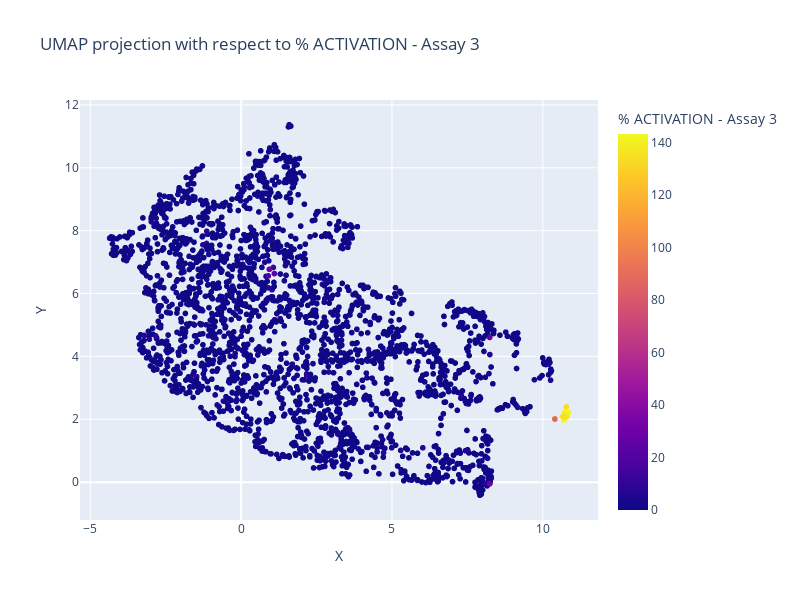
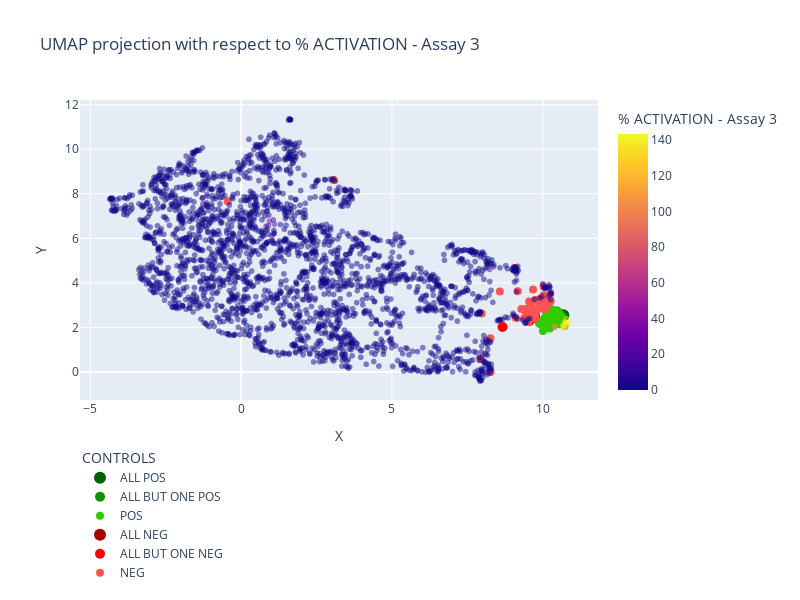

The notebook cell saved with these charts, in order:
### Code cell
fig = plot_projection_2d(compounds, '% ACTIVATION - Assay 3')
controls = split_controls_pos_neg(ctrl, '% ACTIVATION - Assay 3')
fig_controls = projection_2d_add_controls2(fig, controls)

fig.show()
fig_controls.show()

### Figure 1 — Plotly figure (JSON) as saved in the notebook; plotly's stock layout.template omitted (floating-point values rounded to 4 significant figures; data arrays with more than 128 entries replaced by an {"elided": "..."} marker saying what was removed)
{"data": [{"customdata": {"elided": "2456x2 float values"}, "hovertemplate": "X=%{x:.3f}<br>Y=%{y:.3f}<br>Compound ID=%{customdata[0]}<br>% ACTIVATION - Assay 3=%{marker.color:.3f}<extra></extra>", "legendgroup": "", "marker": {"color": {"elided": "2456 float values"}, "coloraxis": "coloraxis", "symbol": "circle"}, "mode": "markers+text", "name": "", "showlegend": false, "text": {"elided": "2456 int values"}, "type": "scattergl", "x": {"elided": "2456 float values"}, "xaxis": "x", "y": {"elided": "2456 float values"}, "yaxis": "y"}], "layout": {"coloraxis": {"cmax": 143.3, "cmin": 0, "colorbar": {"title": {"text": "% ACTIVATION - Assay 3"}}, "colorscale": [[0, "#0d0887"], [0.1111, "#46039f"], [0.2222, "#7201a8"], [0.3333, "#9c179e"], [0.4444, "#bd3786"], [0.5556, "#d8576b"], [0.6667, "#ed7953"], [0.7778, "#fb9f3a"], [0.8889, "#fdca26"], [1, "#f0f921"]]}, "height": 600, "legend": {"tracegroupgap": 0}, "title": {"text": "UMAP projection with respect to % ACTIVATION - Assay 3"}, "width": 800, "xaxis": {"anchor": "y", "domain": [0, 1], "title": {"text": "X"}}, "yaxis": {"anchor": "x", "domain": [0, 1], "title": {"text": "Y"}}}}

### Figure 2 — Plotly figure (JSON) as saved in the notebook; plotly's stock layout.template omitted (floating-point values rounded to 4 significant figures; data arrays with more than 128 entries replaced by an {"elided": "..."} marker saying what was removed)
{"data": [{"customdata": {"elided": "2456x2 float values"}, "hovertemplate": "X=%{x:.3f}<br>Y=%{y:.3f}<br>Compound ID=%{customdata[0]}<br>% ACTIVATION - Assay 3=%{marker.color:.3f}<extra></extra>", "legendgroup": "", "marker": {"color": {"elided": "2456 float values"}, "coloraxis": "coloraxis", "opacity": 0.5, "symbol": "circle"}, "mode": "markers+text", "name": "", "showlegend": false, "text": {"elided": "2456 int values"}, "type": "scattergl", "x": {"elided": "2456 float values"}, "xaxis": "x", "y": {"elided": "2456 float values"}, "yaxis": "y"}, {"hovertemplate": "<b>%{text[0]}</b><br><b>%{text[1]}</b><br>X: %{x:.4f}<br>Y: %{y:.4f}<br><extra></extra>", "marker": {"color": "#006203", "size": 12}, "mode": "markers", "name": "ALL POS", "text": [["POS: Assay 1,Assay 2,Assay 3,Assay 4,Assay 5,Assay 6,Assay 7", "NEG: "]], "type": "scatter", "x": [10.68], "y": [2.55]}, {"hovertemplate": "<b>%{text[0]}</b><br><b>%{text[1]}</b><br>X: %{x:.4f}<br>Y: %{y:.4f}<br><extra></extra>", "marker": {"color": "#0f9200", "size": 10}, "mode": "markers", "name": "ALL BUT ONE POS", "text": [["POS: Assay 2,Assay 3,Assay 4,Assay 5,Assay 6,Assay 7", "NEG: Assay 1"], ["POS: Assay 1,Assay 3,Assay 4,Assay 5,Assay 6,Assay 7", "NEG: Assay 2"], ["POS: Assay 1,Assay 2,Assay 3,Assay 5,Assay 6,Assay 7", "NEG: Assay 4"], ["POS: Assay 1,Assay 2,Assay 3,Assay 4,Assay 6,Assay 7", "NEG: Assay 5"], ["POS: Assay 1,Assay 2,Assay 3,Assay 4,Assay 5,Assay 7", "NEG: Assay 6"], ["POS: Assay 1,Assay 2,Assay 3,Assay 4,Assay 5,Assay 6", "NEG: Assay 7"]], "type": "scatter", "x": [10.55, 10.42, 10.56, 10.66, 10.49, 10.35], "y": [2.515, 2.184, 2.594, 2.494, 2.675, 2.589]}, {"hovertemplate": "<b>%{text[0]}</b><br><b>%{text[1]}</b><br>X: %{x:.4f}<br>Y: %{y:.4f}<br><extra></extra>", "marker": {"color": "#30cb00", "size": 8}, "mode": "markers", "name": "POS", "text": [["POS: Assay 3", "NEG: Assay 1,Assay 2,Assay 4,Assay 5,Assay 6,Assay 7"], ["POS: Assay 3,Assay 7", "NEG: Assay 1,Assay 2,Assay 4,Assay 5,Assay 6"], ["POS: Assay 3,Assay 6", "NEG: Assay 1,Assay 2,Assay 4,Assay 5,Assay 7"], ["POS: Assay 3,Assay 6,Assay 7", "NEG: Assay 1,Assay 2,Assay 4,Assay 5"], ["POS: Assay 3,Assay 5", "NEG: Assay 1,Assay 2,Assay 4,Assay 6,Assay 7"], ["POS: Assay 3,Assay 5,Assay 7", "NEG: Assay 1,Assay 2,Assay 4,Assay 6"], ["POS: Assay 3,Assay 5,Assay 6", "NEG: Assay 1,Assay 2,Assay 4,Assay 7"], ["POS: Assay 3,Assay 5,Assay 6,Assay 7", "NEG: Assay 1,Assay 2,Assay 4"], ["POS: Assay 3,Assay 4", "NEG: Assay 1,Assay 2,Assay 5,Assay 6,Assay 7"], ["POS: Assay 3,Assay 4,Assay 7", "NEG: Assay 1,Assay 2,Assay 5,Assay 6"], ["POS: Assay 3,Assay 4,Assay 6", "NEG: Assay 1,Assay 2,Assay 5,Assay 7"], ["POS: Assay 3,Assay 4,Assay 6,Assay 7", "NEG: Assay 1,Assay 2,Assay 5"], ["POS: Assay 3,Assay 4,Assay 5", "NEG: Assay 1,Assay 2,Assay 6,Assay 7"], ["POS: Assay 3,Assay 4,Assay 5,Assay 7", "NEG: Assay 1,Assay 2,Assay 6"], ["POS: Assay 3,Assay 4,Assay 5,Assay 6", "NEG: Assay 1,Assay 2,Assay 7"], ["POS: Assay 3,Assay 4,Assay 5,Assay 6,Assay 7", "NEG: Assay 1,Assay 2"], ["POS: Assay 2,Assay 3", "NEG: Assay 1,Assay 4,Assay 5,Assay 6,Assay 7"], ["POS: Assay 2,Assay 3,Assay 7", "NEG: Assay 1,Assay 4,Assay 5,Assay 6"], ["POS: Assay 2,Assay 3,Assay 6", "NEG: Assay 1,Assay 4,Assay 5,Assay 7"], ["POS: Assay 2,Assay 3,Assay 6,Assay 7", "NEG: Assay 1,Assay 4,Assay 5"], ["POS: Assay 2,Assay 3,Assay 5", "NEG: Assay 1,Assay 4,Assay 6,Assay 7"], ["POS: Assay 2,Assay 3,Assay 5,Assay 7", "NEG: Assay 1,Assay 4,Assay 6"], ["POS: Assay 2,Assay 3,Assay 5,Assay 6", "NEG: Assay 1,Assay 4,Assay 7"], ["POS: Assay 2,Assay 3,Assay 5,Assay 6,Assay 7", "NEG: Assay 1,Assay 4"], ["POS: Assay 2,Assay 3,Assay 4", "NEG: Assay 1,Assay 5,Assay 6,Assay 7"], ["POS: Assay 2,Assay 3,Assay 4,Assay 7", "NEG: Assay 1,Assay 5,Assay 6"], ["POS: Assay 2,Assay 3,Assay 4,Assay 6", "NEG: Assay 1,Assay 5,Assay 7"], ["POS: Assay 2,Assay 3,Assay 4,Assay 6,Assay 7", "NEG: Assay 1,Assay 5"], ["POS: Assay 2,Assay 3,Assay 4,Assay 5", "NEG: Assay 1,Assay 6,Assay 7"], ["POS: Assay 2,Assay 3,Assay 4,Assay 5,Assay 7", "NEG: Assay 1,Assay 6"], ["POS: Assay 2,Assay 3,Assay 4,Assay 5,Assay 6", "NEG: Assay 1,Assay 7"], ["POS: Assay 1,Assay 3", "NEG: Assay 2,Assay 4,Assay 5,Assay 6,Assay 7"], ["POS: Assay 1,Assay 3,Assay 7", "NEG: Assay 2,Assay 4,Assay 5,Assay 6"], ["POS: Assay 1,Assay 3,Assay 6", "NEG: Assay 2,Assay 4,Assay 5,Assay 7"], ["POS: Assay 1,Assay 3,Assay 6,Assay 7", "NEG: Assay 2,Assay 4,Assay 5"], ["POS: Assay 1,Assay 3,Assay 5", "NEG: Assay 2,Assay 4,Assay 6,Assay 7"], ["POS: Assay 1,Assay 3,Assay 5,Assay 7", "NEG: Assay 2,Assay 4,Assay 6"], ["POS: Assay 1,Assay 3,Assay 5,Assay 6", "NEG: Assay 2,Assay 4,Assay 7"], ["POS: Assay 1,Assay 3,Assay 5,Assay 6,Assay 7", "NEG: Assay 2,Assay 4"], ["POS: Assay 1,Assay 3,Assay 4", "NEG: Assay 2,Assay 5,Assay 6,Assay 7"], ["POS: Assay 1,Assay 3,Assay 4,Assay 7", "NEG: Assay 2,Assay 5,Assay 6"], ["POS: Assay 1,Assay 3,Assay 4,Assay 6", "NEG: Assay 2,Assay 5,Assay 7"], ["POS: Assay 1,Assay 3,Assay 4,Assay 6,Assay 7", "NEG: Assay 2,Assay 5"], ["POS: Assay 1,Assay 3,Assay 4,Assay 5", "NEG: Assay 2,Assay 6,Assay 7"], ["POS: Assay 1,Assay 3,Assay 4,Assay 5,Assay 7", "NEG: Assay 2,Assay 6"], ["POS: Assay 1,Assay 3,Assay 4,Assay 5,Assay 6", "NEG: Assay 2,Assay 7"], ["POS: Assay 1,Assay 2,Assay 3", "NEG: Assay 4,Assay 5,Assay 6,Assay 7"], ["POS: Assay 1,Assay 2,Assay 3,Assay 7", "NEG: Assay 4,Assay 5,Assay 6"], ["POS: Assay 1,Assay 2,Assay 3,Assay 6", "NEG: Assay 4,Assay 5,Assay 7"], ["POS: Assay 1,Assay 2,Assay 3,Assay 6,Assay 7", "NEG: Assay 4,Assay 5"], ["POS: Assay 1,Assay 2,Assay 3,Assay 5", "NEG: Assay 4,Assay 6,Assay 7"], ["POS: Assay 1,Assay 2,Assay 3,Assay 5,Assay 7", "NEG: Assay 4,Assay 6"], ["POS: Assay 1,Assay 2,Assay 3,Assay 5,Assay 6", "NEG: Assay 4,Assay 7"], ["POS: Assay 1,Assay 2,Assay 3,Assay 4", "NEG: Assay 5,Assay 6,Assay 7"], ["POS: Assay 1,Assay 2,Assay 3,Assay 4,Assay 7", "NEG: Assay 5,Assay 6"], ["POS: Assay 1,Assay 2,Assay 3,Assay 4,Assay 6", "NEG: Assay 5,Assay 7"], ["POS: Assay 1,Assay 2,Assay 3,Assay 4,Assay 5", "NEG: Assay 6,Assay 7"]], "type": "scatter", "x": [10.05, 10.48, 10.03, 10.54, 10.01, 10.26, 9.927, 10.01, 10.13, 10.49, 10.15, 10.72, 9.984, 10.31, 9.879, 10.23, 10.36, 10.47, 10.27, 10.51, 10.23, 10.37, 10.12, 10.37, 10.26, 10.48, 10.3, 10.63, 10.21, 10.39, 10.21, 10.15, 10.34, 10.07, 10.48, 10.07, 10.26, 10.05, 10.33, 10.11, 10.39, 10.07, 10.59, 10.09, 10.27, 10.12, 10.29, 10.46, 10.37, 10.57, 10.17, 10.43, 10.23, 10.32, 10.47, 10.45, 10.26], "y": [2.353, 2.223, 2.352, 2.146, 2.182, 2.109, 2.13, 1.844, 2.285, 2.242, 2.235, 2.065, 2.248, 2.063, 2.173, 1.957, 2.645, 2.661, 2.656, 2.488, 2.602, 2.722, 2.604, 2.511, 2.757, 2.7, 2.631, 2.455, 2.708, 2.648, 2.638, 2.413, 2.389, 2.42, 2.393, 2.319, 2.234, 2.266, 2.222, 2.452, 2.279, 2.264, 2.189, 2.223, 2.181, 2.156, 2.775, 2.708, 2.607, 2.577, 2.717, 2.586, 2.595, 2.807, 2.771, 2.634, 2.724]}, {"hovertemplate": "<b>%{text[0]}</b><br><b>%{text[1]}</b><br>X: %{x:.4f}<br>Y: %{y:.4f}<br><extra></extra>", "marker": {"color": "#a70000", "size": 12}, "mode": "markers", "name": "ALL NEG", "text": [["POS: ", "NEG: Assay 1,Assay 2,Assay 3,Assay 4,Assay 5,Assay 6,Assay 7"]], "type": "scatter", "x": [9.697], "y": [2.471]}, {"hovertemplate": "<b>%{text[0]}</b><br><b>%{text[1]}</b><br>X: %{x:.4f}<br>Y: %{y:.4f}<br><extra></extra>", "marker": {"color": "#ff0000", "size": 10}, "mode": "markers", "name": "ALL BUT ONE NEG", "text": [["POS: Assay 7", "NEG: Assay 1,Assay 2,Assay 3,Assay 4,Assay 5,Assay 6"], ["POS: Assay 6", "NEG: Assay 1,Assay 2,Assay 3,Assay 4,Assay 5,Assay 7"], ["POS: Assay 5", "NEG: Assay 1,Assay 2,Assay 3,Assay 4,Assay 6,Assay 7"], ["POS: Assay 4", "NEG: Assay 1,Assay 2,Assay 3,Assay 5,Assay 6,Assay 7"], ["POS: Assay 2", "NEG: Assay 1,Assay 3,Assay 4,Assay 5,Assay 6,Assay 7"], ["POS: Assay 1", "NEG: Assay 2,Assay 3,Assay 4,Assay 5,Assay 6,Assay 7"]], "type": "scatter", "x": [8.665, 9.705, 9.554, 9.623, 9.93, 9.744], "y": [2.02, 2.549, 2.291, 2.592, 2.931, 2.564]}, {"hovertemplate": "<b>%{text[0]}</b><br><b>%{text[1]}</b><br>X: %{x:.4f}<br>Y: %{y:.4f}<br><extra></extra>", "marker": {"color": "#ff5252", "size": 8}, "mode": "markers", "name": "NEG", "text": [["POS: Assay 6,Assay 7", "NEG: Assay 1,Assay 2,Assay 3,Assay 4,Assay 5"], ["POS: Assay 5,Assay 7", "NEG: Assay 1,Assay 2,Assay 3,Assay 4,Assay 6"], ["POS: Assay 5,Assay 6", "NEG: Assay 1,Assay 2,Assay 3,Assay 4,Assay 7"], ["POS: Assay 5,Assay 6,Assay 7", "NEG: Assay 1,Assay 2,Assay 3,Assay 4"], ["POS: Assay 4,Assay 7", "NEG: Assay 1,Assay 2,Assay 3,Assay 5,Assay 6"], ["POS: Assay 4,Assay 6", "NEG: Assay 1,Assay 2,Assay 3,Assay 5,Assay 7"], ["POS: Assay 4,Assay 6,Assay 7", "NEG: Assay 1,Assay 2,Assay 3,Assay 5"], ["POS: Assay 4,Assay 5", "NEG: Assay 1,Assay 2,Assay 3,Assay 6,Assay 7"], ["POS: Assay 4,Assay 5,Assay 7", "NEG: Assay 1,Assay 2,Assay 3,Assay 6"], ["POS: Assay 4,Assay 5,Assay 6", "NEG: Assay 1,Assay 2,Assay 3,Assay 7"], ["POS: Assay 4,Assay 5,Assay 6,Assay 7", "NEG: Assay 1,Assay 2,Assay 3"], ["POS: Assay 2,Assay 7", "NEG: Assay 1,Assay 3,Assay 4,Assay 5,Assay 6"], ["POS: Assay 2,Assay 6", "NEG: Assay 1,Assay 3,Assay 4,Assay 5,Assay 7"], ["POS: Assay 2,Assay 6,Assay 7", "NEG: Assay 1,Assay 3,Assay 4,Assay 5"], ["POS: Assay 2,Assay 5", "NEG: Assay 1,Assay 3,Assay 4,Assay 6,Assay 7"], ["POS: Assay 2,Assay 5,Assay 7", "NEG: Assay 1,Assay 3,Assay 4,Assay 6"], ["POS: Assay 2,Assay 5,Assay 6", "NEG: Assay 1,Assay 3,Assay 4,Assay 7"], ["POS: Assay 2,Assay 5,Assay 6,Assay 7", "NEG: Assay 1,Assay 3,Assay 4"], ["POS: Assay 2,Assay 4", "NEG: Assay 1,Assay 3,Assay 5,Assay 6,Assay 7"], ["POS: Assay 2,Assay 4,Assay 7", "NEG: Assay 1,Assay 3,Assay 5,Assay 6"], ["POS: Assay 2,Assay 4,Assay 6", "NEG: Assay 1,Assay 3,Assay 5,Assay 7"], ["POS: Assay 2,Assay 4,Assay 6,Assay 7", "NEG: Assay 1,Assay 3,Assay 5"], ["POS: Assay 2,Assay 4,Assay 5", "NEG: Assay 1,Assay 3,Assay 6,Assay 7"], ["POS: Assay 2,Assay 4,Assay 5,Assay 7", "NEG: Assay 1,Assay 3,Assay 6"], ["POS: Assay 2,Assay 4,Assay 5,Assay 6", "NEG: Assay 1,Assay 3,Assay 7"], ["POS: Assay 2,Assay 4,Assay 5,Assay 6,Assay 7", "NEG: Assay 1,Assay 3"], ["POS: Assay 1,Assay 7", "NEG: Assay 2,Assay 3,Assay 4,Assay 5,Assay 6"], ["POS: Assay 1,Assay 6", "NEG: Assay 2,Assay 3,Assay 4,Assay 5,Assay 7"], ["POS: Assay 1,Assay 6,Assay 7", "NEG: Assay 2,Assay 3,Assay 4,Assay 5"], ["POS: Assay 1,Assay 5", "NEG: Assay 2,Assay 3,Assay 4,Assay 6,Assay 7"], ["POS: Assay 1,Assay 5,Assay 7", "NEG: Assay 2,Assay 3,Assay 4,Assay 6"], ["POS: Assay 1,Assay 5,Assay 6", "NEG: Assay 2,Assay 3,Assay 4,Assay 7"], ["POS: Assay 1,Assay 5,Assay 6,Assay 7", "NEG: Assay 2,Assay 3,Assay 4"], ["POS: Assay 1,Assay 4", "NEG: Assay 2,Assay 3,Assay 5,Assay 6,Assay 7"], ["POS: Assay 1,Assay 4,Assay 7", "NEG: Assay 2,Assay 3,Assay 5,Assay 6"], ["POS: Assay 1,Assay 4,Assay 6", "NEG: Assay 2,Assay 3,Assay 5,Assay 7"], ["POS: Assay 1,Assay 4,Assay 6,Assay 7", "NEG: Assay 2,Assay 3,Assay 5"], ["POS: Assay 1,Assay 4,Assay 5", "NEG: Assay 2,Assay 3,Assay 6,Assay 7"], ["POS: Assay 1,Assay 4,Assay 5,Assay 7", "NEG: Assay 2,Assay 3,Assay 6"], ["POS: Assay 1,Assay 4,Assay 5,Assay 6", "NEG: Assay 2,Assay 3,Assay 7"], ["POS: Assay 1,Assay 4,Assay 5,Assay 6,Assay 7", "NEG: Assay 2,Assay 3"], ["POS: Assay 1,Assay 2", "NEG: Assay 3,Assay 4,Assay 5,Assay 6,Assay 7"], ["POS: Assay 1,Assay 2,Assay 7", "NEG: Assay 3,Assay 4,Assay 5,Assay 6"], ["POS: Assay 1,Assay 2,Assay 6", "NEG: Assay 3,Assay 4,Assay 5,Assay 7"], ["POS: Assay 1,Assay 2,Assay 6,Assay 7", "NEG: Assay 3,Assay 4,Assay 5"], ["POS: Assay 1,Assay 2,Assay 5", "NEG: Assay 3,Assay 4,Assay 6,Assay 7"], ["POS: Assay 1,Assay 2,Assay 5,Assay 7", "NEG: Assay 3,Assay 4,Assay 6"], ["POS: Assay 1,Assay 2,Assay 5,Assay 6", "NEG: Assay 3,Assay 4,Assay 7"], ["POS: Assay 1,Assay 2,Assay 5,Assay 6,Assay 7", "NEG: Assay 3,Assay 4"], ["POS: Assay 1,Assay 2,Assay 4", "NEG: Assay 3,Assay 5,Assay 6,Assay 7"], ["POS: Assay 1,Assay 2,Assay 4,Assay 7", "NEG: Assay 3,Assay 5,Assay 6"], ["POS: Assay 1,Assay 2,Assay 4,Assay 6", "NEG: Assay 3,Assay 5,Assay 7"], ["POS: Assay 1,Assay 2,Assay 4,Assay 6,Assay 7", "NEG: Assay 3,Assay 5"], ["POS: Assay 1,Assay 2,Assay 4,Assay 5", "NEG: Assay 3,Assay 6,Assay 7"], ["POS: Assay 1,Assay 2,Assay 4,Assay 5,Assay 7", "NEG: Assay 3,Assay 6"], ["POS: Assay 1,Assay 2,Assay 4,Assay 5,Assay 6", "NEG: Assay 3,Assay 7"], ["POS: Assay 1,Assay 2,Assay 4,Assay 5,Assay 6,Assay 7", "NEG: Assay 3"]], "type": "scatter", "x": [9.166, 8.262, 9.516, 8.27, 8.575, 9.289, 9.067, 9.385, 7.975, 9.095, -0.446, 9.963, 9.784, 9.858, 9.999, 9.996, 9.915, 9.963, 9.937, 9.926, 9.741, 9.675, 9.909, 10.03, 9.907, 10.03, 9.625, 9.764, 9.632, 9.724, 9.507, 9.741, 7.942, 9.653, 9.459, 9.69, 9.546, 9.67, 9.442, 9.722, 3.066, 10.11, 10.1, 10.06, 10.26, 10.02, 10.12, 10.07, 10.21, 9.955, 10.17, 9.991, 10.16, 9.945, 10.21, 10.07, 10.24], "y": [3.626, 1.52, 2.242, -0.003245, 3.616, 2.823, 4.667, 2.417, 2.624, 2.437, 7.661, 3.14, 2.822, 3.212, 2.87, 3.012, 2.907, 3.19, 3.028, 3.304, 3.233, 3.706, 2.971, 3.442, 3.061, 3.848, 2.711, 2.644, 2.975, 2.522, 2.451, 2.406, 0.5845, 2.692, 2.841, 2.791, 3.17, 2.588, 2.662, 2.512, 8.616, 2.875, 3.028, 2.939, 3.171, 2.83, 2.981, 2.833, 3.292, 2.958, 3.102, 2.999, 3.203, 2.898, 3.11, 2.923, 3.473]}], "layout": {"coloraxis": {"cmax": 143.3, "cmin": 0, "colorbar": {"title": {"text": "% ACTIVATION - Assay 3"}}, "colorscale": [[0, "#0d0887"], [0.1111, "#46039f"], [0.2222, "#7201a8"], [0.3333, "#9c179e"], [0.4444, "#bd3786"], [0.5556, "#d8576b"], [0.6667, "#ed7953"], [0.7778, "#fb9f3a"], [0.8889, "#fdca26"], [1, "#f0f921"]]}, "height": 600, "legend": {"title": {"text": "CONTROLS"}, "tracegroupgap": 0, "x": 0, "xanchor": "left", "y": -0.15, "yanchor": "top"}, "title": {"text": "UMAP projection with respect to % ACTIVATION - Assay 3"}, "width": 800, "xaxis": {"anchor": "y", "domain": [0, 1], "title": {"text": "X"}}, "yaxis": {"anchor": "x", "domain": [0, 1], "title": {"text": "Y"}}}}
